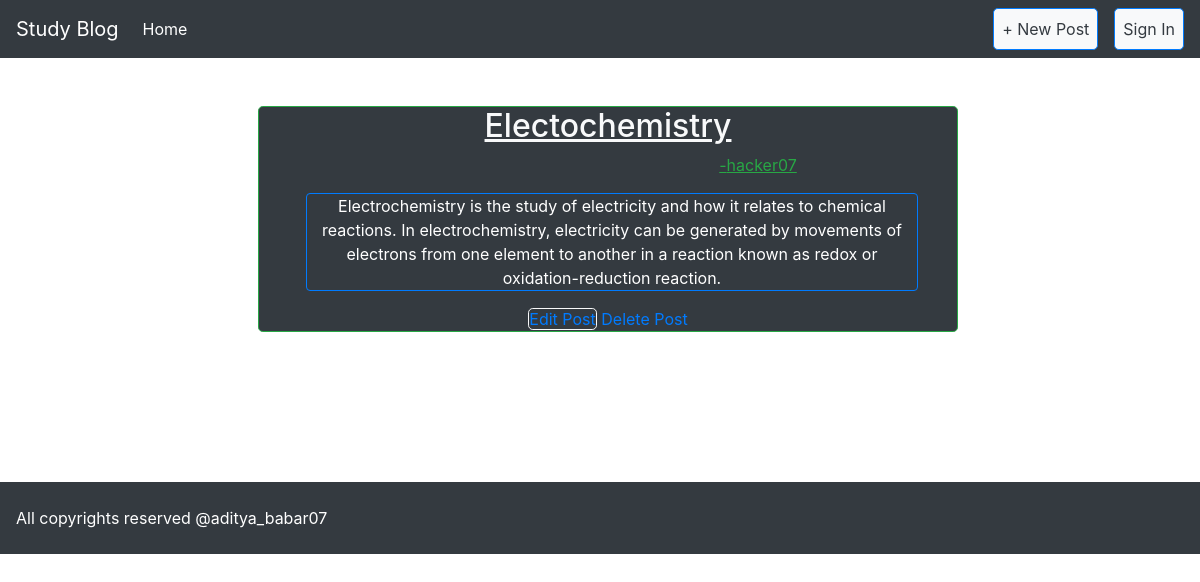
/post/7/, run on an earlier commit of the app's database.
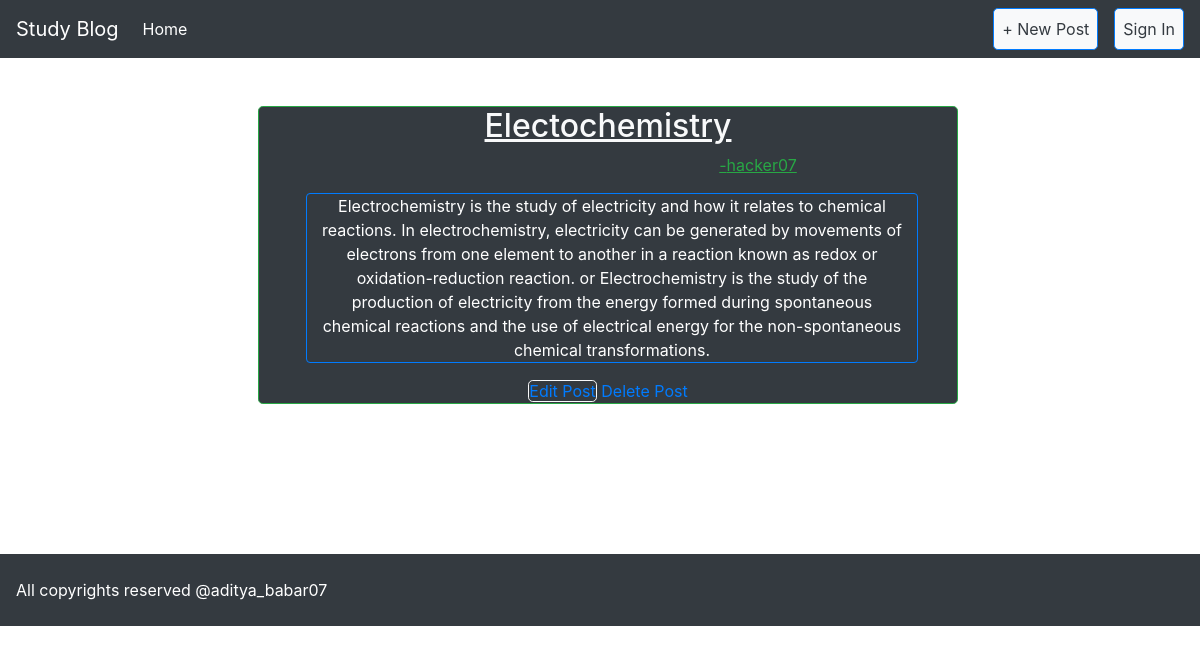
And on a later commit of the database.
### blog/models.py (models this page shows, shortened)
class Post(models.Model):
    title = models.CharField(max_length=200)
    author = models.ForeignKey(
        'auth.user',
        on_delete = models.CASCADE,
    )
    body = models.TextField()

### blog/views.py (the view)
# urls.py: path('post/<int:pk>/', BlogDetailView.as_view(), name='post_detail'),
class BlogDetailView(DetailView):
    model = Post
    template_name = 'post_detail.html'

### blog/templates/post_detail.html
{% extends 'base.html' %}
{% block content %}
    <center class='mt-5' style="margin-bottom: 150px;">
        <div class='post-entry ml-3 border border-success rounded-lg col-7 bg-dark text-light'>
            <h2><u>{{ post.title }}</u></h2>
            <t class="text-success" style="margin-left: 300px;"><u>-{{ post.author }}</u></t>
            <p class="ml-2 border border-primary rounded bg-dark text-white col-11 mt-3 ">{{ post.body }}</p>
            <a href="{% url 'post_edit' post.pk %}" class="my-3 border border-light rounded-lg">Edit Post</a>
            <a href="{% url 'post_delete' post.pk %}">Delete Post</a>
        </div>
    </center>
{% endblock content %}

What changed in the data, as far as the page shows it:
changed Post "Electochemistry": body "…redox or oxidation-reduction reaction." → "…redox or oxidation-reduction reaction. or Electrochemistry is the study of the production of electricity from the energy formed during spontaneous chemical reactions and the use of electrical energy for the non-spontaneous chemical transformations."
